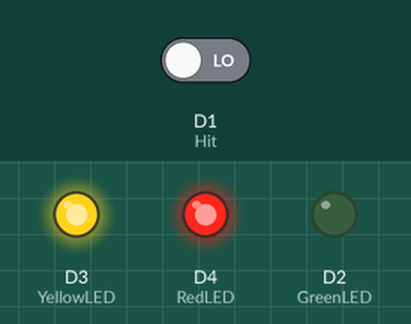
Simulated run of this sketch. Board: ESP8266 (Wemos D1 mini). Shown: output pins drawn as LEDs (lit = HIGH). The inputs (shaded band) are chosen by the test bench; at power-on: D1 (Hit) LOW. WiFi joins after 1.5 s; servers stay silent unless stated; what the sketch prints to the serial monitor is not drawn.

Above: at 2.9 s.
3.0 s: D1 (Hit) driven HIGH
At 3.4 s:
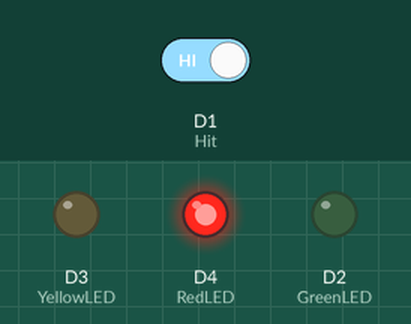
6.0 s: D1 (Hit) driven LOW
At 7.3 s:
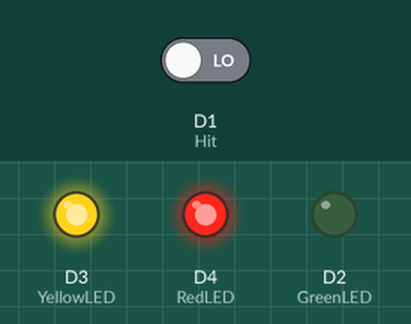
Timing chart, 0 to 9.0 s (numbered marks = the images above; inputs shaded):
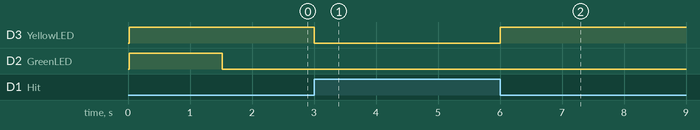

The sketch:

client.ino
```cpp
/*
  Arduino based Fencing Scoring detection
  https://github.com/Vilda007/ArduinoWiFiFencingScoringDetection2
  CLIENT (PORT)

  This code has been heavily inspired by the examples you can find at
  https://www.arduino.cc/en/Tutorial/HomePage

  Board:
  ESP8266 Board --> LOLIN(WEMOS) D1 R2 & mini
  ESP8266 Board --> NodeMCU 1.0 (ESP-12E Module)
*/
#include <ESP8266WiFi.h>
#include <ESPAsyncTCP.h>

extern "C" {
#include <osapi.h>
#include <os_type.h>
}

#include "config.h"

static os_timer_t intervalTimer;

static void replyToServer(void* arg) {
	AsyncClient* client = reinterpret_cast<AsyncClient*>(arg);

	// send reply
	if (client->space() > 32 && client->canSend()) {
		char message[32];
		sprintf(message, "this is from %s", WiFi.localIP().toString().c_str());
		client->add(message, strlen(message));
		client->send();
	}
}

/* event callbacks */
static void handleData(void* arg, AsyncClient* client, void *data, size_t len) {
	Serial.printf("\n data received from %s \n", client->remoteIP().toString().c_str());
	Serial.write((uint8_t*)data, len);

	os_timer_arm(&intervalTimer, 20000, true); // schedule for reply to server at next 20s
}

void onConnect(void* arg, AsyncClient* client) {
	Serial.printf("\n client has been connected to %s on port %d \n", SERVER_HOST_NAME, TCP_PORT);
	replyToServer(client);
}


void setup() {
	Serial.begin(115200);
	delay(20);

  // initialize the LED pins as an output:
  pinMode(GreenLED, OUTPUT);
  digitalWrite(GreenLED, HIGH);
  pinMode(YellowLED, OUTPUT);
  digitalWrite(YellowLED, HIGH);
  pinMode(RedLED, OUTPUT);
  digitalWrite(RedLED, LOW);

  // initialize the pushbutton pin as an input:
  pinMode(Hit, INPUT);

	// connects to access point
	WiFi.mode(WIFI_STA);
	WiFi.begin(SSID, PASSWORD);
	while (WiFi.status() != WL_CONNECTED) {
		Serial.print('.');
		delay(500);
	}
  digitalWrite(GreenLED, LOW);
  digitalWrite(RedLED, HIGH);

	AsyncClient* client = new AsyncClient;
	client->onData(&handleData, client);
	client->onConnect(&onConnect, client);
	client->connect(SERVER_HOST_NAME, TCP_PORT);

	os_timer_disarm(&intervalTimer);
	os_timer_setfn(&intervalTimer, &replyToServer, client);
}

void loop() {
//LED Test START
/*
digitalWrite(GreenLED, HIGH);
delay(500);
digitalWrite(YellowLED, HIGH);
delay(500);
digitalWrite(RedLED, HIGH);
delay(500);
digitalWrite(GreenLED, LOW);
delay(500);
digitalWrite(YellowLED, LOW);
delay(500);
digitalWrite(RedLED, LOW);
delay(500);
//LED TEST END
*/

if (digitalRead(Hit) == HIGH) {; //Hit!
    digitalWrite(YellowLED, LOW);
    delay(500);
    digitalWrite(YellowLED, HIGH);
  }

}
```

config.h
```cpp
#ifndef CONFIG_H
#define CONFIG_H

/*
Fancer Port
*/

#define SSID "Fencer"
#define PASSWORD "dArtagnan"

#define SERVER_HOST_NAME "fencer_server"
#define MY_NAME "fencer1"

#define TCP_PORT 7050
#define DNS_PORT 53

// PORT HW Definings
#define GreenLED  D2                 // Green LED PIN (D2)
#define YellowLED D3                 // Yellow LED PIN (D3)
#define RedLED    D4                 // Red LED PIN (D4)
#define Hit       D1                 // Hit (score) PIN (D1)

// constants
// Advised PINs (in brackets) are for Wemos D1 R2 board


// variables

#endif // CONFIG_H
```

Measured:
- after the input at 3.0 s, D3 (YellowLED): HIGH → LOW at once
- after the input at 6.0 s, D3 (YellowLED): LOW → HIGH at once
